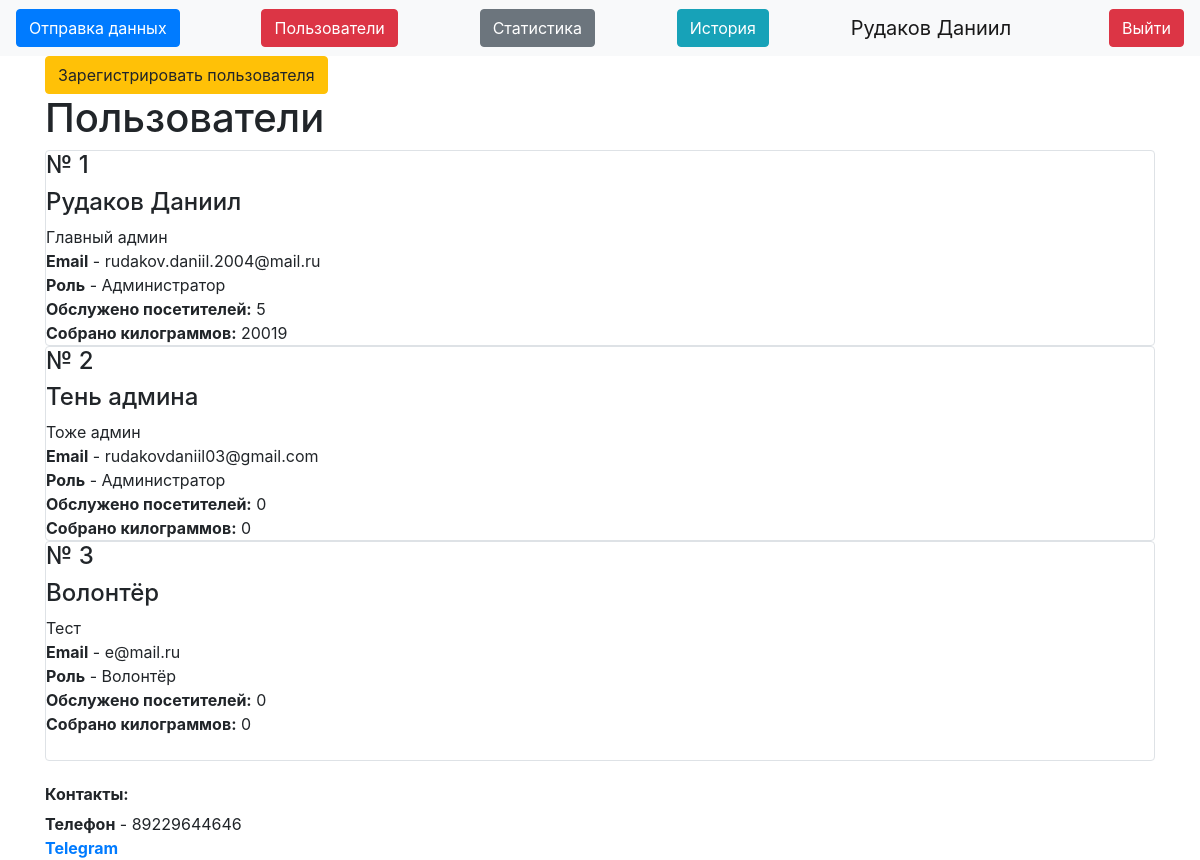
The page /users (signed in) on the database as committed earlier.
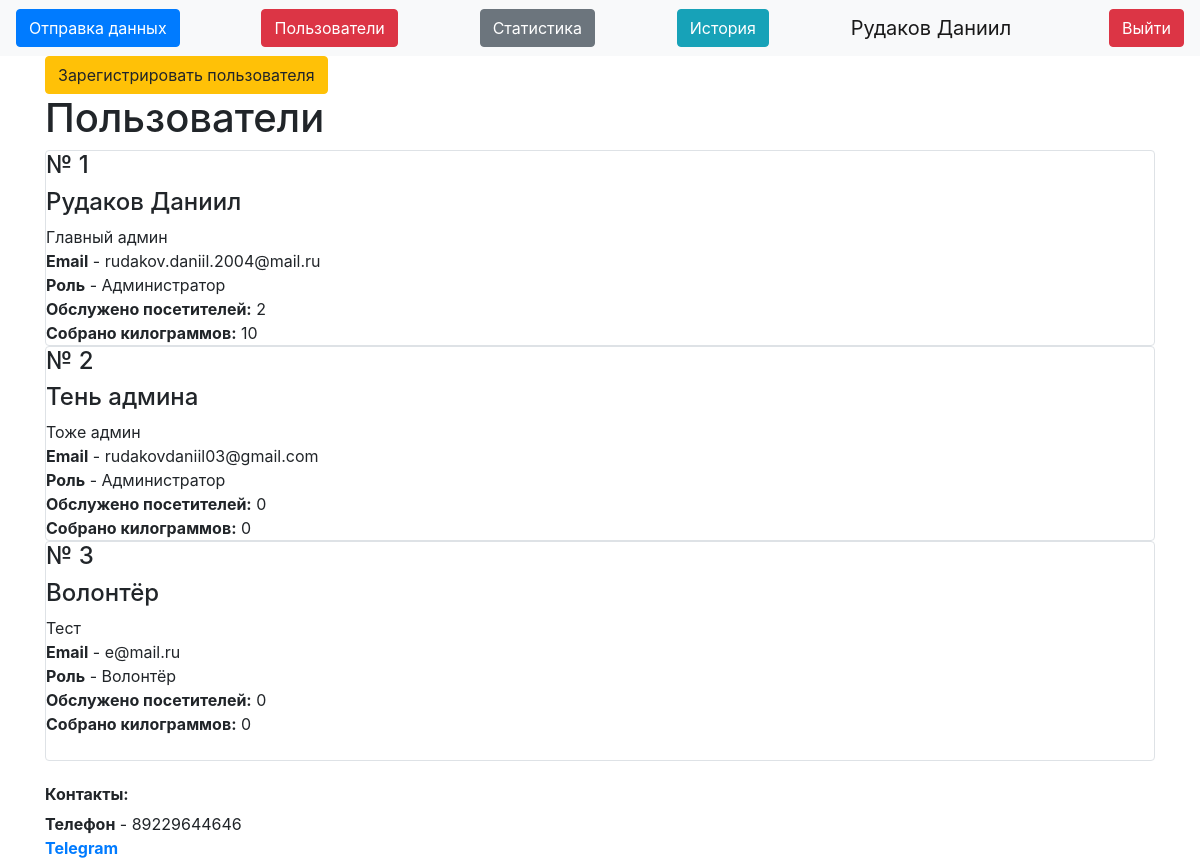
The same page on the database as committed later.
### data/users.py (models this page shows, shortened)
class User(SqlAlchemyBase, UserMixin):
    __tablename__ = 'users'
    id = sqlalchemy.Column(sqlalchemy.Integer,
                           primary_key=True, autoincrement=True)
    name = sqlalchemy.Column(sqlalchemy.String, nullable=True)
    about = sqlalchemy.Column(sqlalchemy.String, nullable=True)
    email = sqlalchemy.Column(sqlalchemy.String,
                              index=True, unique=True, nullable=True)
    hashed_password = sqlalchemy.Column(sqlalchemy.String, nullable=True)
    is_admin = sqlalchemy.Column(sqlalchemy.Boolean)
    got = sqlalchemy.Column(sqlalchemy.Integer, default=0)
    got_pupils = sqlalchemy.Column(sqlalchemy.Integer, default=0)
    kilograms = orm.relationship("Kilograms", back_populates='user')

### server.py (the view)
@app.route("/users")
def users():
    db_sess = db_session.create_session()
    user = db_sess.query(User)
    return render_template("users.html", user=user)

### data/db_session.py (called while the page is built)
def create_session() -> Session:
    global __factory
    return __factory()

### server.py (called while the page is built)
@login_manager.user_loader
def load_user(user_id):
    db_sess = db_session.create_session()
    return db_sess.query(User).get(user_id)

### templates/users.html (shortened to what this page needs)
{% extends "base.html" %}
{% block content %}
{% if current_user.is_admin %}
    <a class="btn btn-warning" href="/register">Зарегистрировать пользователя</a>
<h1 xmlns="http://www.w3.org/1999/html" xmlns="http://www.w3.org/1999/html">Пользователи</h1>
{% for item in user%}
    <div class="col-md6 border rounded">
        <h4>№ {{item.id}}</h4>
        <h4>{{item.name}}</h4>
        <div>
            {{item.about}}</br>
            <b>Email</b> - {{item.email}}</br>
            {% if item.is_admin%}
            <b>Роль</b> - Администратор
            {% else %}
            <b>Роль</b> - Волонтёр
            {% endif %}
            <b>Обслужено посетителей:</b> {{item.got_pupils}}
            <b>Собрано килограммов:</b> {{item.got}}
        </div>
    </div>
{% endfor %}
{% endif %}
{% endblock %}

### templates/base.html (shortened to what this page needs)
<!doctype html>
<html lang="en">
<head>
    <link rel="stylesheet"
          href="https://stackpath.bootstrapcdn.com/bootstrap/4.4.1/css/bootstrap.min.css"
>
</head>
<body>
<header>
    <nav class="navbar navbar-light bg-light">
        {% if current_user.is_authenticated %}
        <a type="button" class="btn btn-primary" href="/">Отправка данных</a>
        {% if current_user.is_admin %}
        <a class="btn btn-danger" href="/users">Пользователи</a>
        <a class="btn btn-secondary" href="/stats">Статистика</a>
        {% endif %}
        <a class="btn btn-info" href="/history">История</a>
        <a class="navbar-brand" href="">{{ current_user.name }}</a>
        <a class="btn btn-danger" href="/logout">Выйти</a>
        {% else %}
        <p>
            <a class="btn btn-success" href="/login">Войти</a>
        </p>
        {% endif %}
    </nav>
</header>
<main role="main" class="container">
    {% block content %}{% endblock %}
    <h6><b>Контакты:</b></h6>
    <div>
        <b>Телефон</b> - 89229644646</br>
        <b><a href="https://t.me/mc_Danik">Telegram</a></b>
    </div>
</main>
</body>
</html>

Rows that differ between the two databases and show on the page:
changed User "Рудаков Даниил": got_pupils "5" → "2"; got "20019" → "10"
